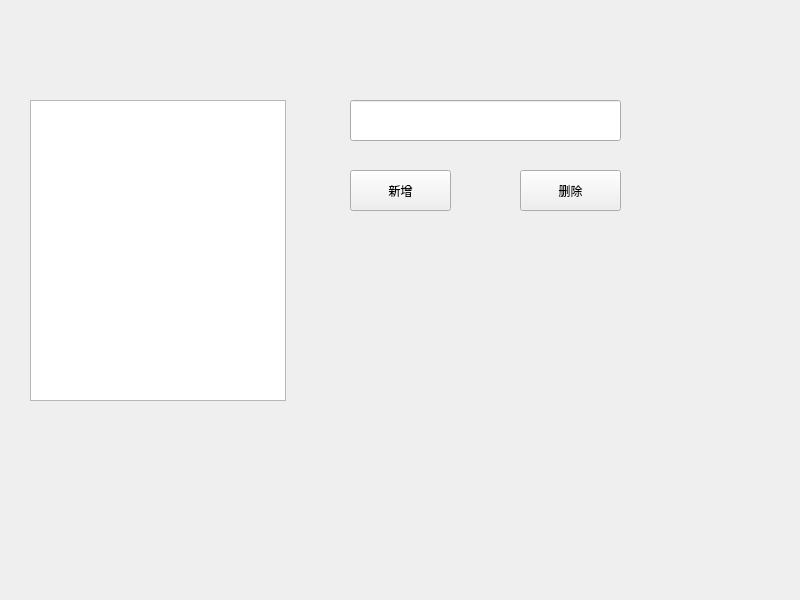
<?xml version="1.0" encoding="UTF-8"?>
<ui version="4.0">
 <class>Widget</class>
 <widget class="QWidget" name="Widget">
  <property name="geometry">
   <rect>
    <x>0</x>
    <y>0</y>
    <width>800</width>
    <height>600</height>
   </rect>
  </property>
  <property name="windowTitle">
   <string>Widget</string>
  </property>
  <widget class="QLineEdit" name="lineEdit">
   <property name="geometry">
    <rect>
     <x>350</x>
     <y>100</y>
     <width>271</width>
     <height>41</height>
    </rect>
   </property>
  </widget>
  <widget class="QPushButton" name="pushButton_insert">
   <property name="geometry">
    <rect>
     <x>350</x>
     <y>170</y>
     <width>101</width>
     <height>41</height>
    </rect>
   </property>
   <property name="text">
    <string>新增</string>
   </property>
  </widget>
  <widget class="QPushButton" name="pushButton_delete">
   <property name="geometry">
    <rect>
     <x>520</x>
     <y>170</y>
     <width>101</width>
     <height>41</height>
    </rect>
   </property>
   <property name="text">
    <string>删除</string>
   </property>
  </widget>
  <widget class="QListWidget" name="listWidget">
   <property name="geometry">
    <rect>
     <x>30</x>
     <y>100</y>
     <width>256</width>
     <height>301</height>
    </rect>
   </property>
  </widget>
 </widget>
 <resources/>
 <connections/>
</ui>
